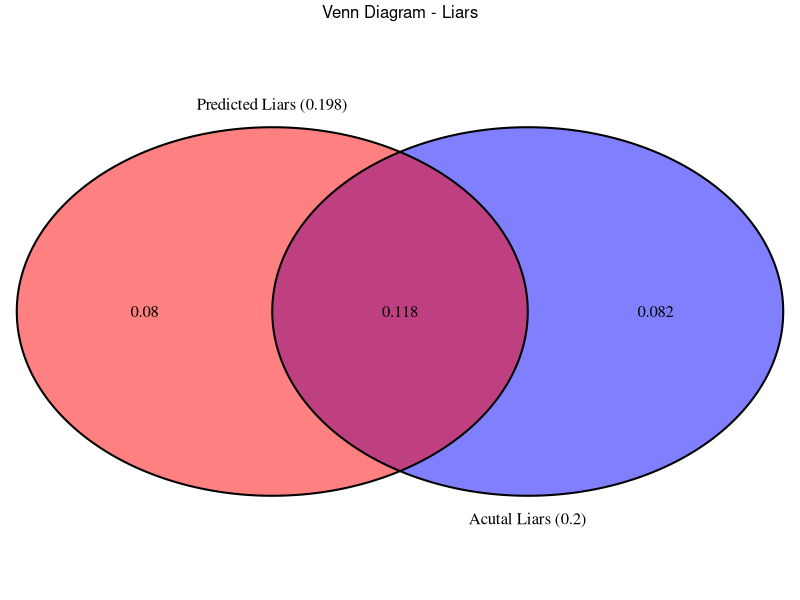
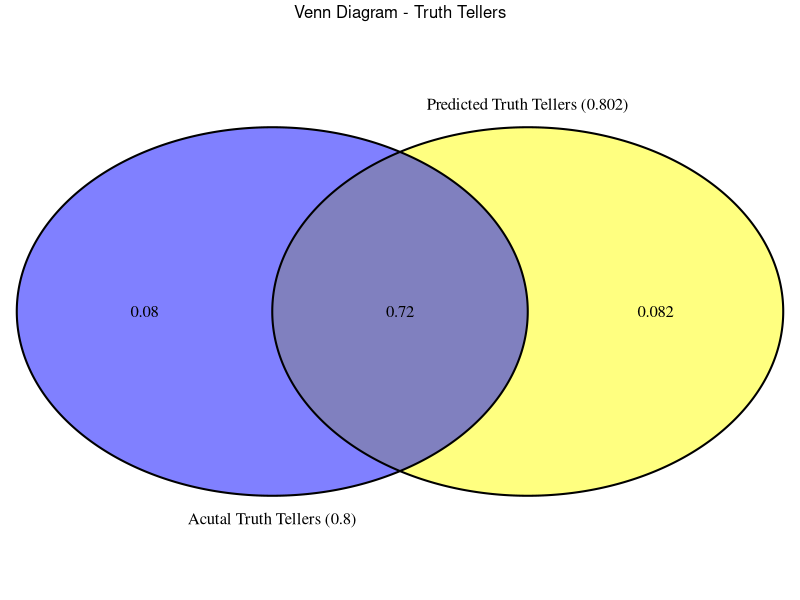

The R script that drew these images, in order:
## ---- chunk 1
#libraries used
if (!require('knitr')) install.packages('knitr')
if (!require('tidyverse')) install.packages('tidyverse')
if (!require('VennDiagram')) install.packages('VennDiagram')
if (!require('gridExtra')) install.packages('gridExtra')
## ---- chunk 2
#create matrix
customer.data<- matrix(c(81,228, 116,79, 215,252, 130,97, 129,72),ncol=2,byrow=TRUE)
colnames(customer.data)<- c("Males","Females")
rownames(customer.data)<- c('Apartment', 'Dorm', 'With Parent(s)', 'Sorority/Fraternity House', 'Other')

#bind column and row totals
customer.data<- cbind(customer.data, Total = rowSums(customer.data))
customer.data<- rbind(customer.data, Total = colSums(customer.data))

#calculate percentages
customer.data.percentages<- round((customer.data/1399),4)
kable(customer.data.percentages, format="pandoc", align="l", caption = "Gender and Residence of Customers by Percentages")
## ---- chunk 3
#vegetables
#available choices 8, can be used to make wrap 3
#combination
v<- choose(8,3)

#condiments
#available choices 7, can be used to make wrap 3
#combination
c<- choose(7,3)

#choice of tortilla = 4
t<- 4
#number of veggie wraps
w<- v*c*t

#vegetables
veg<- c('V1','V2','V3','V4','V5','V6','V7','V8')
veg.combination<- apply(t(combn(veg, 3)), 1, paste, collapse="+")
veg.combination<- data.frame(V=veg.combination,stringsAsFactors = F)

#condiments
con<- c('C1','C2','C3','C4','C5','C6','C7')
con.combination<- apply(t(combn(con, 3)), 1, paste, collapse="+")
con.combination<- data.frame(C=con.combination,stringsAsFactors = F)

#tortilla
tor.combination<- data.frame(T = c('T1','T2','T3','T4'))

wrap<- tor.combination %>% 
  expand(tor.combination, V = veg.combination$V, C = con.combination$C) %>%
  select(`T`,V,C)

randomRows<- sample(1:length(wrap[,1]), 20, replace=T)
wrap %>% slice(randomRows) %>%
  kable (col.names = c("Tortilla Variety", "Vegetables Combination", "Condiments Combination"), caption = 'City Subs Menu')
## ---- chunk 4
jellybeans.bag<- c(rep('R',9),rep('O',4),rep('G',9))

#sample size
n<- 100000

#vector holds samples
output<- rep(0, n)

# select four jellybeans without replacement
for(i in 1:n){
  sampleout = sample(jellybeans.bag, 4, replace=F)
  if (length(sampleout[sampleout=='O'])==1 & length(sampleout[sampleout=='G'])==3)
  {
    output[i]<- 1
  }
}

#check probability
sum(output)/n
## ---- chunk 5
factorial(11)/factorial(7)
## ---- chunk 6
options(scipen = 10, digits = 4)
coin.toss<- c(rep('H',4),rep('T',4))

#sample size
n<- 559

#vector holds samples
output<- rep(-1, n)

# select four jellybeans without replacement
for(i in 1:n){
  sampleout = sample(coin.toss, 4, replace=F)
  if (length(sampleout[sampleout=='T'])==1 & length(sampleout[sampleout=='H'])==3)
  {
    output[i]<- 1
  }
}

#check wins and loss
prob.wins<- output[output==1]
prob.wins<- length(prob.wins)

prob.loss<- output[output==-1]
prob.loss<- length(prob.loss)

#for success, if you get 3 heads from 4 tosses win 
success<- prob.wins * 97
loss<- prob.loss * 30
## ---- chunk 7
options(scipen = 10, digits = 4)
coin.toss<- c(rep('H',9),rep('T',9))

#sample size
n<- 994

#vector holds samples
output<- rep(-1, n)

# select four jellybeans without replacement
for(i in 1:n){
  sampleout = sample(coin.toss, 9, replace=F)
  if (length(sampleout[sampleout=='T']) < 5)
  {
    output[i]<- 1
  }
}

#check wins and loss
prob.wins<- output[output==1]
prob.wins<- length(prob.wins)

prob.loss<- output[output==-1]
prob.loss<- length(prob.loss)

#for success, if you get 3 heads from 4 tosses win 
success<- prob.wins * 23
loss<- prob.loss * 26
## ---- chunk 8
cm<- matrix(NA, nrow=2, ncol=2)

cm<- matrix(c('True Positive(TP)','False Negative(FN)(Type II Error)', 'False Positive(FP)(Type I Error)','True Negative(TN)'), nrow=2, ncol=2)
rownames(cm) <- c('Predict Liar', 'Predict Truth Teller')
kable(cm, col.names = c("Actual Liar", "Actual Truth Teller"), align = "l")
## ---- chunk 9
options(scipen = 10, digits = 8)
#TPR is also known are sensitivity
#probability that the polygraph will identify actual liar as a liar
TPR<- 0.59
#TNR is also known are specificity
#probability that the polygraph will identify actual truth-teller as a truth-teller
TNR<- 0.90
#FNR is also known as Type II Error rate
#probability that polygraph will identify actual liar as a truth-teller 
FNR<- 1 - TPR
#FPR is also known as Type I Error rate
#probability that polygraph will identify actual truth-teller as a liar
FPR<- 1 - TNR

cm<- matrix(c(TPR,FNR, FPR,TNR), nrow=2, ncol=2)
rownames(cm)<- c('Predict Liar', 'Predict Truth Teller')
kable(cm, digits = 2, col.names = c("Actual Liar", "Actual Truth Teller"), align = "l")
## ---- chunk 10
options(scipen = 10, digits = 8)
#sample population size
n<-1.00
#population split
actual.liars<- n * 0.20
actual.truth.tellers<- n * 0.80

#polygraph prediction from actuals
#true positives
predict.liars<- actual.liars * 0.59
#type II error
predict.truth.tellers.II<- actual.liars * (1 - 0.59)

#true negatives
predict.truth.tellers<- actual.truth.tellers * 0.90
#type I error
predict.liars.I<- actual.truth.tellers * (1 - 0.90)

#generate matrix
poly.data<- matrix(c(predict.liars,predict.truth.tellers.II, predict.liars.I,predict.truth.tellers), nrow=2, ncol=2)

#add column and row totals
poly.data<- cbind(poly.data, Total = rowSums(poly.data))
poly.data<- rbind(poly.data, Total = round(colSums(poly.data),4))
rownames(poly.data)<- c('Predict Liar', 'Predict Truth Teller','Total')
kable(poly.data, digits = 4, col.names = c("Actual Liar", "Actual Truth Teller","Total"), caption = "Sample Population", align="l")
## ---- chunk 11
options(scipen = 10, digits = 8)
#venn diagram for Liars
venndiag<- draw.pairwise.venn(area1 = poly.data[1,3], area2 = poly.data[3,1], cross.area = poly.data[1,1], category = c(paste0("Predicted Liars (",poly.data[1,3],")"),paste0("Acutal Liars (",poly.data[3,1],")")), fill = c("red", "blue"),cat.pos = c(0, 180), rotation.degree = 180, scaled = FALSE, ind=FALSE)

#add heading to venn diagram
grid.arrange(gTree(children=venndiag), top="Venn Diagram - Liars")
## ---- chunk 12
options(scipen = 10, digits = 8)

#venn diagram for Truth-tellers
venndiag<- draw.pairwise.venn(area1 = poly.data[2,3], area2 = poly.data[3,2], cross.area = poly.data[2,2], category = c(paste0("Predicted Truth Tellers (",poly.data[2,3],")"),paste0("Acutal Truth Tellers (",poly.data[3,2],")")), fill = c("yellow", "blue"),cat.pos = c(0, 180), rotation.degree = 180, scaled = FALSE, ind=FALSE)

#add heading to venn diagram
grid.arrange(gTree(children=venndiag), top="Venn Diagram - Truth Tellers")
